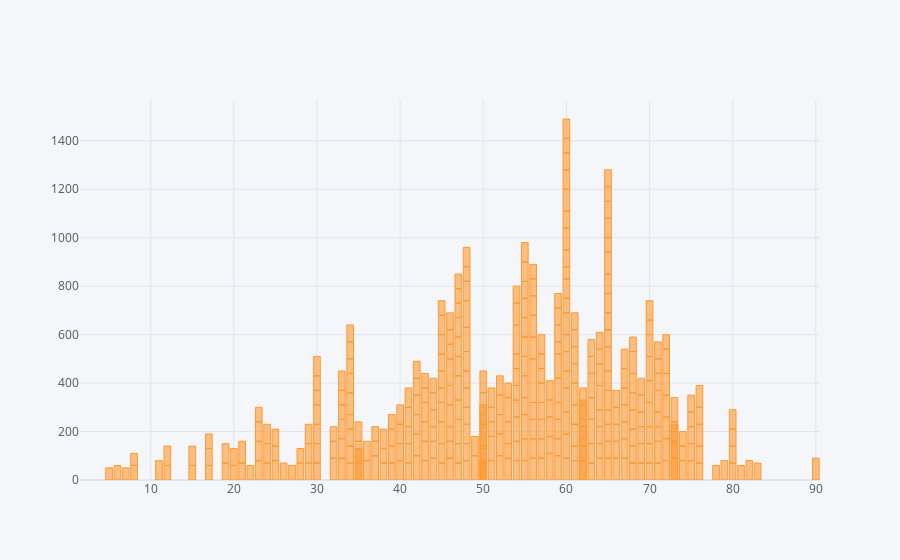

The cell this chart's notebook holds for it:
### Code cell
data1.iplot(kind='bar',x='age',y='bp')

### Figure 1 — Plotly figure (JSON) as saved in the notebook; plotly's stock layout.template omitted (floating-point values rounded to 4 significant figures; data arrays with more than 128 entries replaced by an {"elided": "..."} marker saying what was removed)
{"data": [{"name": "bp", "text": "", "y": {"elided": "400 mixed values"}, "marker": {"color": "rgba(255, 153, 51, 0.6)", "line": {"color": "rgba(255, 153, 51, 1.0)", "width": 1}}, "x": {"elided": "400 int values"}, "type": "bar", "orientation": "v"}], "layout": {"title": {"font": {"color": "#4D5663"}}, "paper_bgcolor": "#F5F6F9", "plot_bgcolor": "#F5F6F9", "yaxis": {"tickfont": {"color": "#4D5663"}, "zerolinecolor": "#E1E5ED", "title": {"text": "", "font": {"color": "#4D5663"}}, "gridcolor": "#E1E5ED", "showgrid": true}, "xaxis": {"tickfont": {"color": "#4D5663"}, "zerolinecolor": "#E1E5ED", "title": {"text": "", "font": {"color": "#4D5663"}}, "gridcolor": "#E1E5ED", "showgrid": true}, "legend": {"bgcolor": "#F5F6F9", "font": {"color": "#4D5663"}}}}
